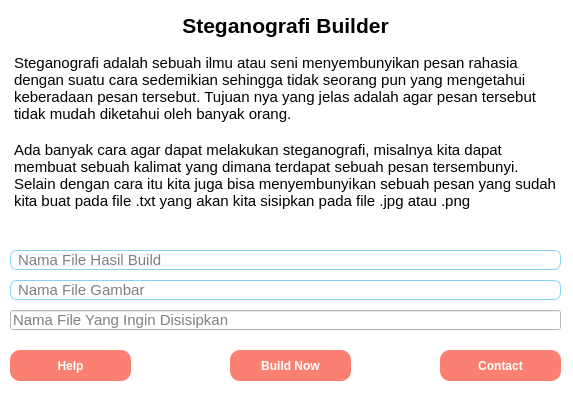
<?xml version="1.0" encoding="UTF-8"?>
<ui version="4.0">
 <class>MainWindow</class>
 <widget class="QMainWindow" name="MainWindow">
  <property name="geometry">
   <rect>
    <x>0</x>
    <y>0</y>
    <width>573</width>
    <height>395</height>
   </rect>
  </property>
  <property name="font">
   <font>
    <family>Arial</family>
    <pointsize>11</pointsize>
   </font>
  </property>
  <property name="cursor">
   <cursorShape>PointingHandCursor</cursorShape>
  </property>
  <property name="windowTitle">
   <string>MainWindow</string>
  </property>
  <property name="styleSheet">
   <string notr="true">QWidget {
	background-color: #ffffff;
}</string>
  </property>
  <widget class="QWidget" name="centralwidget">
   <widget class="QLabel" name="label_2">
    <property name="geometry">
     <rect>
      <x>10</x>
      <y>10</y>
      <width>551</width>
      <height>31</height>
     </rect>
    </property>
    <property name="font">
     <font>
      <family>Arial</family>
      <pointsize>16</pointsize>
      <weight>75</weight>
      <bold>true</bold>
     </font>
    </property>
    <property name="text">
     <string>Steganografi Builder</string>
    </property>
    <property name="alignment">
     <set>Qt::AlignCenter</set>
    </property>
   </widget>
   <widget class="QLineEdit" name="lineEdit_tumbal">
    <property name="geometry">
     <rect>
      <x>60</x>
      <y>90</y>
      <width>411</width>
      <height>20</height>
     </rect>
    </property>
   </widget>
   <widget class="QTextBrowser" name="textBrowser">
    <property name="geometry">
     <rect>
      <x>10</x>
      <y>50</y>
      <width>551</width>
      <height>181</height>
     </rect>
    </property>
    <property name="font">
     <font>
      <family>Arial</family>
     </font>
    </property>
    <property name="styleSheet">
     <string notr="true">#textBrowser {
	border: 0;
}</string>
    </property>
    <property name="html">
     <string>&lt;!DOCTYPE HTML PUBLIC &quot;-//W3C//DTD HTML 4.0//EN&quot; &quot;http://www.w3.org/TR/REC-html40/strict.dtd&quot;&gt;
&lt;html&gt;&lt;head&gt;&lt;meta name=&quot;qrichtext&quot; content=&quot;1&quot; /&gt;&lt;style type=&quot;text/css&quot;&gt;
p, li { white-space: pre-wrap; }
&lt;/style&gt;&lt;/head&gt;&lt;body style=&quot; font-family:'Arial'; font-size:8.25pt; font-weight:400; font-style:normal;&quot;&gt;
&lt;p style=&quot; margin-top:0px; margin-bottom:0px; margin-left:0px; margin-right:0px; -qt-block-indent:0; text-indent:0px;&quot;&gt;&lt;span style=&quot; font-family:'MS Shell Dlg 2'; font-size:11pt;&quot;&gt;Steganografi adalah sebuah ilmu atau seni menyembunyikan pesan rahasia dengan suatu cara sedemikian sehingga tidak seorang pun yang mengetahui keberadaan pesan tersebut. Tujuan nya yang jelas adalah agar pesan tersebut tidak mudah diketahui oleh banyak orang.&lt;/span&gt;&lt;/p&gt;
&lt;p style=&quot;-qt-paragraph-type:empty; margin-top:0px; margin-bottom:0px; margin-left:0px; margin-right:0px; -qt-block-indent:0; text-indent:0px; font-family:'MS Shell Dlg 2'; font-size:11pt;&quot;&gt;&lt;br /&gt;&lt;/p&gt;
&lt;p style=&quot; margin-top:0px; margin-bottom:0px; margin-left:0px; margin-right:0px; -qt-block-indent:0; text-indent:0px;&quot;&gt;&lt;span style=&quot; font-family:'MS Shell Dlg 2'; font-size:11pt;&quot;&gt;Ada banyak cara agar dapat melakukan steganografi, misalnya kita dapat membuat sebuah kalimat yang dimana terdapat sebuah pesan tersembunyi. Selain dengan cara itu kita juga bisa menyembunyikan sebuah pesan yang sudah kita buat pada file .txt yang akan kita sisipkan pada file .jpg atau .png&lt;/span&gt;&lt;/p&gt;&lt;/body&gt;&lt;/html&gt;</string>
    </property>
   </widget>
   <widget class="QLineEdit" name="lineEdit_namaAkhir">
    <property name="geometry">
     <rect>
      <x>10</x>
      <y>250</y>
      <width>551</width>
      <height>20</height>
     </rect>
    </property>
    <property name="font">
     <font>
      <family>Arial</family>
      <pointsize>11</pointsize>
     </font>
    </property>
    <property name="styleSheet">
     <string notr="true">#lineEdit_namaAkhir {
	border: 1px solid #81d4f4;
	border-radius: 7px;
	padding-left: 5px;
	padding-right: 5px;
	transition: 2s;
}

#lineEdit_namaAkhir:hover {
	border-color: salmon;
}</string>
    </property>
    <property name="placeholderText">
     <string>Nama File Hasil Build</string>
    </property>
   </widget>
   <widget class="QLineEdit" name="lineEdit_namaGambar">
    <property name="geometry">
     <rect>
      <x>10</x>
      <y>280</y>
      <width>551</width>
      <height>20</height>
     </rect>
    </property>
    <property name="font">
     <font>
      <family>Arial</family>
      <pointsize>11</pointsize>
     </font>
    </property>
    <property name="styleSheet">
     <string notr="true">#lineEdit_namaGambar {
	border: 1px solid #81d4f4;
	border-radius: 7px;
	padding-left: 5px;
	padding-right: 5px;
	transition: 2s;
}

#lineEdit_namaGambar:hover {
	border-color: salmon;
}</string>
    </property>
    <property name="placeholderText">
     <string>Nama File Gambar</string>
    </property>
   </widget>
   <widget class="QLineEdit" name="lineEdit_namaFile">
    <property name="geometry">
     <rect>
      <x>10</x>
      <y>310</y>
      <width>551</width>
      <height>20</height>
     </rect>
    </property>
    <property name="font">
     <font>
      <family>Arial</family>
      <pointsize>11</pointsize>
     </font>
    </property>
    <property name="styleSheet">
     <string notr="true">#lineEdit_namaFile {
	border: 1px solid #81d4f4;
	border-radius: 7px;
	padding-left: 5px;
	padding-right: 5px;
	transition: 2s;
}

#lineEdit_namaFile:hover {
	border-color: salmon;
}</string>
    </property>
    <property name="placeholderText">
     <string>Nama File Yang Ingin Disisipkan</string>
    </property>
   </widget>
   <widget class="QPushButton" name="btn_buildNow">
    <property name="geometry">
     <rect>
      <x>230</x>
      <y>350</y>
      <width>121</width>
      <height>31</height>
     </rect>
    </property>
    <property name="font">
     <font>
      <family>Arial</family>
      <weight>75</weight>
      <bold>true</bold>
     </font>
    </property>
    <property name="cursor">
     <cursorShape>PointingHandCursor</cursorShape>
    </property>
    <property name="styleSheet">
     <string notr="true">#btn_buildNow {
	background-color: salmon;
	color: #ffffff;
	transition: 0.25s;
	border-radius: 10px;
}

#btn_buildNow:hover {
	background-color: #81d4f4;
}</string>
    </property>
    <property name="text">
     <string>Build Now</string>
    </property>
   </widget>
   <widget class="QPushButton" name="btn_help">
    <property name="geometry">
     <rect>
      <x>10</x>
      <y>350</y>
      <width>121</width>
      <height>31</height>
     </rect>
    </property>
    <property name="font">
     <font>
      <family>Arial</family>
      <weight>75</weight>
      <bold>true</bold>
     </font>
    </property>
    <property name="cursor">
     <cursorShape>PointingHandCursor</cursorShape>
    </property>
    <property name="styleSheet">
     <string notr="true">#btn_help {
	background-color: salmon;
	color: #ffffff;
	transition: 0.25s;
	border-radius: 10px;
}

#btn_help:hover {
	background-color: #81d4f4;
}</string>
    </property>
    <property name="text">
     <string>Help</string>
    </property>
   </widget>
   <widget class="QPushButton" name="btn_contact">
    <property name="geometry">
     <rect>
      <x>440</x>
      <y>350</y>
      <width>121</width>
      <height>31</height>
     </rect>
    </property>
    <property name="font">
     <font>
      <family>Arial</family>
      <weight>75</weight>
      <bold>true</bold>
     </font>
    </property>
    <property name="cursor">
     <cursorShape>PointingHandCursor</cursorShape>
    </property>
    <property name="styleSheet">
     <string notr="true">#btn_contact {
	background-color: salmon;
	color: #ffffff;
	transition: 0.25s;
	border-radius: 10px;
}

#btn_contact:hover {
	background-color: #81d4f4;
}</string>
    </property>
    <property name="text">
     <string>Contact</string>
    </property>
   </widget>
  </widget>
  <action name="actionHelp">
   <property name="text">
    <string>Help</string>
   </property>
   <property name="iconText">
    <string>Help</string>
   </property>
  </action>
  <action name="actionContact">
   <property name="text">
    <string>Contact</string>
   </property>
  </action>
 </widget>
 <resources/>
 <connections/>
</ui>
